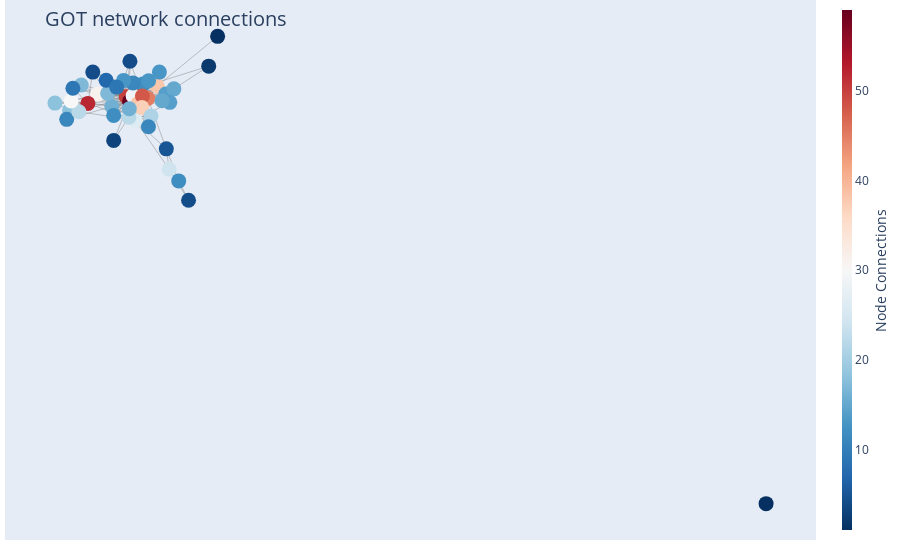

This figure's notebook cell:
### Markdown cell above
### **Book 3**

### Code cell
draw_plotly_network_graph(Graph_obj = G3, filter = "Yes", filter_nodesbydegree = 50 )

### Figure 1 — Plotly figure (JSON) as saved in the notebook; plotly's stock layout.template omitted (floating-point values rounded to 4 significant figures; data arrays with more than 128 entries replaced by an {"elided": "..."} marker saying what was removed)
{"data": [{"hoverinfo": "none", "line": {"color": "#888", "width": 0.5}, "mode": "lines", "type": "scatter", "x": {"elided": "672 float values"}, "y": {"elided": "672 float values"}}, {"hoverinfo": "text", "marker": {"color": [45, 50, 59, 16, 38, 49, 24, 31, 18, 11, 18, 52, 22, 26, 30, 14, 29, 12, 38, 12, 11, 17, 48, 22, 37, 21, 12, 17, 16, 11, 15, 9, 13, 5, 13, 4, 13, 14, 15, 1, 7, 4, 3, 9, 4, 1, 2], "colorbar": {"thickness": 10, "title": {"side": "right", "text": "Node Connections"}, "xanchor": "left"}, "colorscale": [[0, "rgb(103,0,31)"], [0.1, "rgb(178,24,43)"], [0.2, "rgb(214,96,77)"], [0.3, "rgb(244,165,130)"], [0.4, "rgb(253,219,199)"], [0.5, "rgb(247,247,247)"], [0.6, "rgb(209,229,240)"], [0.7, "rgb(146,197,222)"], [0.8, "rgb(67,147,195)"], [0.9, "rgb(33,102,172)"], [1, "rgb(5,48,97)"]], "line": {"width": 0}, "reversescale": true, "showscale": true, "size": 15}, "mode": "markers", "text": ["Jaime-Lannister<br /># of connections: 45", "Joffrey-Baratheon<br /># of connections: 50", "Tyrion-Lannister<br /># of connections: 59", "Varys<br /># of connections: 16", "Catelyn-Stark<br /># of connections: 38", "Robb-Stark<br /># of connections: 49", "Daenerys-Targaryen<br /># of connections: 24", "Stannis-Baratheon<br /># of connections: 31", "Aemon-Targaryen-(Maester-Aemon)<br /># of connections: 18", "Janos-Slynt<br /># of connections: 11", "Jeor-Mormont<br /># of connections: 18", "Jon-Snow<br /># of connections: 52", "Mance-Rayder<br /># of connections: 22", "Robert-Baratheon<br /># of connections: 26", "Samwell-Tarly<br /># of connections: 30", "Brienne-of-Tarth<br /># of connections: 14", "Tywin-Lannister<br /># of connections: 29", "Bronn<br /># of connections: 12", "Cersei-Lannister<br /># of connections: 38", "Mace-Tyrell<br /># of connections: 12", "Margaery-Tyrell<br /># of connections: 11", "Davos-Seaworth<br /># of connections: 17", "Sansa-Stark<br /># of connections: 48", "Gregor-Clegane<br /># of connections: 22", "Arya-Stark<br /># of connections: 37", "Sandor-Clegane<br /># of connections: 21", "Jorah-Mormont<br /># of connections: 12", "Bran-Stark<br /># of connections: 17", "Eddard-Stark<br /># of connections: 16", "Ilyn-Payne<br /># of connections: 11", "Roose-Bolton<br /># of connections: 15", "Melisandre<br /># of connections: 9", "Loras-Tyrell<br /># of connections: 13", "Barristan-Selmy<br /># of connections: 5", "Tommen-Baratheon<br /># of connections: 13", "Theon-Greyjoy<br /># of connections: 4", "Edmure-Tully<br /># of connections: 13", "Lysa-Arryn<br /># of connections: 14", "Petyr-Baelish<br /># of connections: 15", "Rodrik-Cassel<br /># of connections: 1", "Pycelle<br /># of connections: 7", "Drogo<br /># of connections: 4", "Doran-Martell<br /># of connections: 3", "Renly-Baratheon<br /># of connections: 9", "Myrcella-Baratheon<br /># of connections: 4", "Luwin<br /># of connections: 1", "Ramsay-Snow<br /># of connections: 2"], "type": "scatter", "x": [0.005268, -0.02942, -0.02412, -0.05276, 0.02024, -0.01041, 0.03953, -0.07558, -0.1206, -0.1253, -0.1442, -0.09124, -0.1057, -0.01475, -0.1181, 0.03405, -0.01847, -0.04973, -0.01065, -0.002481, -0.01856, -0.1018, -0.003479, -0.02512, -0.004457, 0.01043, 0.05494, -0.05946, -0.02456, 0.006242, 0.04714, -0.1153, 0.006448, 0.035, -0.03381, -0.08333, 0.02385, 0.0406, 0.02825, 0.1175, -0.06183, 0.07072, -0.04971, -0.04491, -0.02355, 1, 0.1032], "y": [0.03083, 0.03478, 0.02371, 0.01214, 0.06102, 0.05523, -0.1404, 0.04121, 0.002411, -0.0197, 0.0196, 0.01884, -0.001405, -0.0222, 0.02473, 0.04134, 0.03719, -0.01012, 0.01826, 0.06564, 0.06849, 0.06343, 0.0369, -0.01444, 0.009168, -0.01165, -0.1685, 0.04332, 0.006073, -0.03752, 0.05404, 0.0556, 0.07349, -0.09107, 0.07443, 0.0946, 0.09457, 0.02147, 0.02534, 0.1809, 0.07485, -0.2153, -0.07064, 0.05829, 0.1208, -0.9488, 0.109]}], "layout": {"annotations": [{"showarrow": false, "text": "", "xref": "paper", "yref": "paper"}], "hovermode": "closest", "margin": {"b": 20, "l": 5, "r": 5, "t": 0}, "showlegend": false, "title": {"font": {"size": 20}, "text": "<br>GOT network connections"}, "xaxis": {"showgrid": false, "showticklabels": false, "zeroline": false}, "yaxis": {"showgrid": false, "showticklabels": false, "zeroline": false}}}
